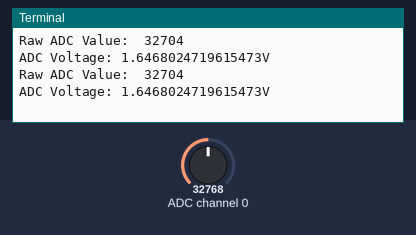
Recording of a program running on a simulated Raspberry Pi (BCM pin numbers). Parts: the last lines printed to the terminal. The inputs (shaded band) are chosen by the test bench; at power-on: ADC channel 0 = 32768 (analog values on the 0–65535 scale).

Above: at 1.2 s.
1.3 s: ADC channel 0 set to 45874
At 2.3 s:
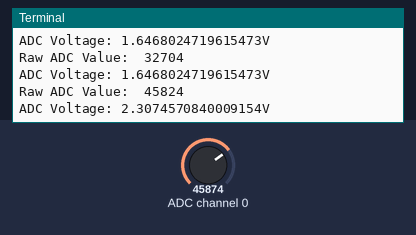
2.8 s: ADC channel 0 set to 57670
At 3.8 s:
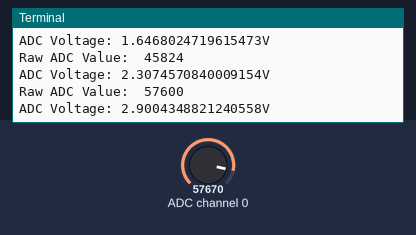
Timing chart, 0 to 5.8 s (numbered marks = the images above; inputs shaded):
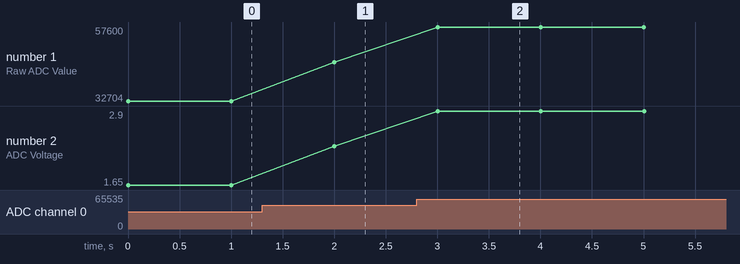

Measured:
- after the input at 1.3 s, the terminal: prints a new line after 0.70 s (image 1)
- after the input at 2.8 s, the terminal: prints a new line after 0.20 s (image 2)
- plotted number 1: 32704 → 45824 after the input at 1.3 s, 45824 → 57600 after the input at 2.8 s
- plotted number 2: 1.65 → 2.31 after the input at 1.3 s, 2.31 → 2.9 after the input at 2.8 s

The program:

hoge.py
```python
import busio
import digitalio
import board
import adafruit_mcp3xxx.mcp3008 as MCP
from adafruit_mcp3xxx.analog_in import AnalogIn
import time

# create the spi bus
spi = busio.SPI(clock=board.SCK, MISO=board.MISO, MOSI=board.MOSI)

# create the cs (chip select)
cs = digitalio.DigitalInOut(board.D5)

# create the mcp object
mcp = MCP.MCP3008(spi, cs)

# create an analog input channel on pin 0
chan = AnalogIn(mcp, MCP.P0)

while True:
  print('Raw ADC Value: ', chan.value)
  print('ADC Voltage: ' + str(chan.voltage) + 'V')
  time.sleep(1)
```
